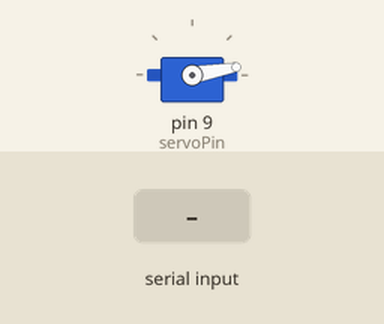
The sketch below on a simulated Arduino Uno, built with avr-gcc and run on an emulated ATmega328P. On the bench: servo. Inputs (shaded band) come from the test bench.

Above: at 1.2 s.
1.3 s: "1" received over the second serial link
At 1.9 s:
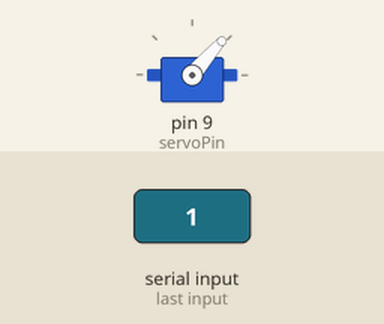
2.8 s: "0" received over the second serial link
At 3.4 s:
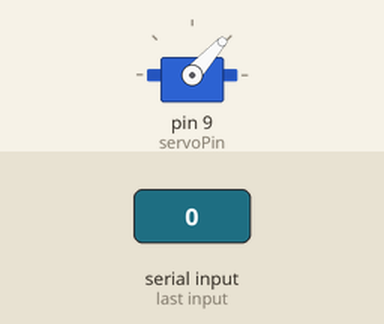
Timing chart, 0 to 5.8 s (numbered marks = the images above; inputs shaded):
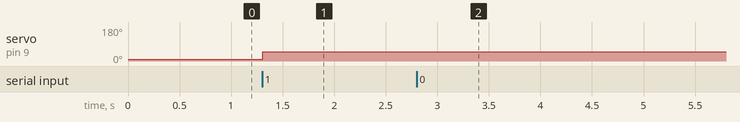

Measured:
- after the input at 1.3 s, servo on pin 9 (servoPin): 10° → 49° at once
- after the input at 2.8 s, servo on pin 9 (servoPin): 49° → 48° at once

The sketch:

SerialServoParseIntBlueSoft.ino
```cpp
/* Serial Parse Sketch

This example sketch shows how to customize the Serial.parseInt
functions


Created by: Daniel Godrick
date: 12/15/2014

With help from the Arduino Cookbook, by Michael Margolis and
the servo from the SparkFun inventors kit!
Hook this servo up to 5v, gnd, and pin 9

Also - make sure that the serial monitor is set to "No Line Ending"

*/


#include <Servo.h>
#include <SoftwareSerial.h>

SoftwareSerial mySerial(2,3);
const int servoPin = 9; //attach servo input to pin 9
Servo servo1;// create a servo
int angle = 10; //intialize an angle variable. Servos often chatter at
// values of zero, so this is set to 10

void setup()
{
  Serial.begin(9600); //start serial communication
  mySerial.begin(115200);//Start soft serial comm
  servo1.attach(servoPin); //attach the servo to the servo pin
  servo1.write(angle); // move the servo to the default value
  Serial.setTimeout(100);
  mySerial.setTimeout(100);

}

void loop ()
{
  if (mySerial.available() >0 ) //This command ensures that data is available
  {
    angle  = mySerial.read(); //if there is  data, get it!
  }

  //now, need to constrain the angle so that the servo doesn't break
  angle = constrain(angle,0,180);
  servo1.write(angle); //write the angle
  mySerial.println(angle); //So we can see the data on the Serial monitor
  delay(100); // delay for readability
}
```
